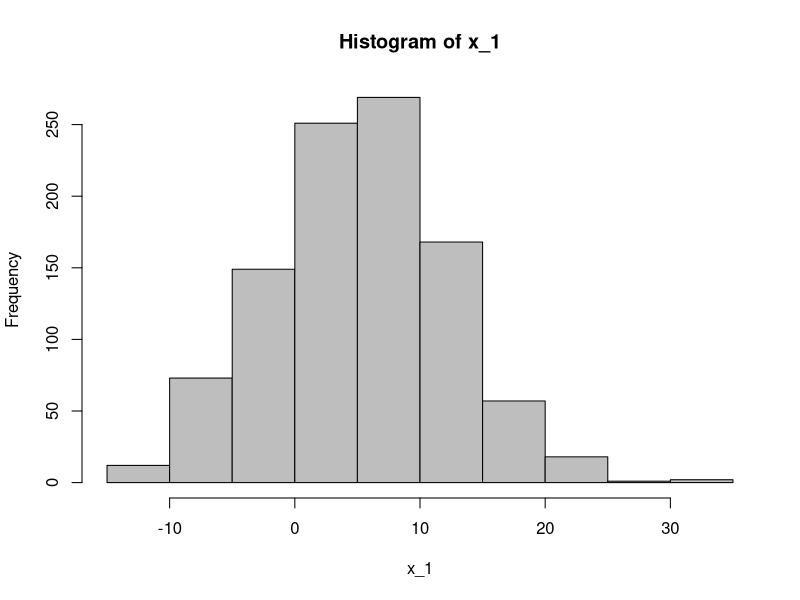
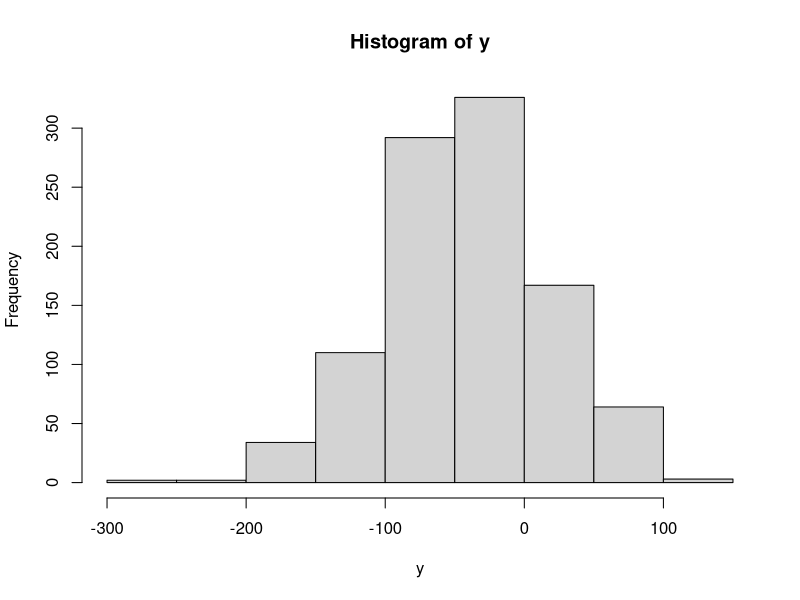
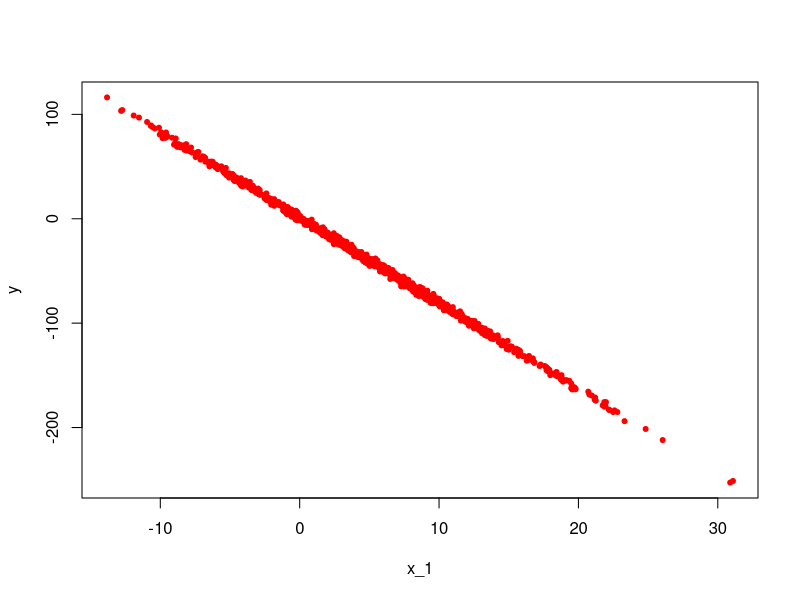

R code for these plots, in order:
# Simulating fake data
x_1 <- rnorm(1000,5,7)
hist(x_1, col="grey")
true_error <- rnorm(1000,0,2)
true_beta_0 <- 1.1
true_beta_1 <- -8.2
y <- true_beta_0 + true_beta_1 * x_1 + true_error
hist(y)
plot(x_1, y, pch=20, col="red")

model <- lm(y~x_1)
